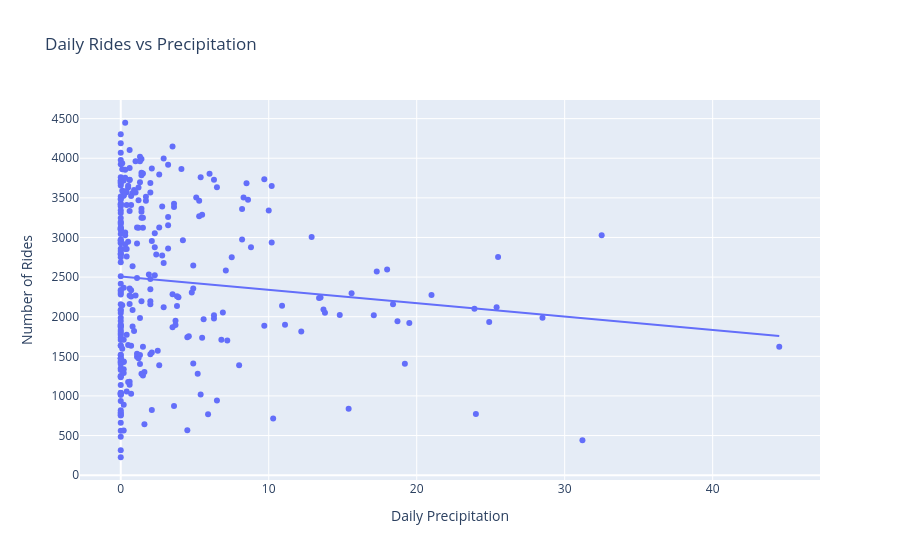

The notebook cell this image was saved under:
### Code cell
fig = px.scatter(
    bike_weather_daily,
    x="precipitation_sum",
    y="number_of_rides",
    trendline="ols",
    title="Daily Rides vs Precipitation"
)

fig.update_layout(
    xaxis_title="Daily Precipitation",
    yaxis_title="Number of Rides"
)

fig.show()

### Figure 1 — Plotly figure (JSON) as saved in the notebook; plotly's stock layout.template omitted (floating-point values rounded to 4 significant figures; data arrays with more than 128 entries replaced by an {"elided": "..."} marker saying what was removed)
{"data": [{"hovertemplate": "precipitation_sum=%{x}<br>number_of_rides=%{y}<extra></extra>", "legendgroup": "", "marker": {"color": "#636efa", "symbol": "circle"}, "mode": "markers", "name": "", "orientation": "v", "showlegend": false, "type": "scatter", "x": {"elided": "303 float values"}, "xaxis": "x", "y": {"elided": "303 int values"}, "yaxis": "y"}, {"hovertemplate": "<b>OLS trendline</b><br>number_of_rides = -16.8683 * precipitation_sum + 2508.57<br>R<sup>2</sup>=0.010971<br><br>precipitation_sum=%{x}<br>number_of_rides=%{y} <b>(trend)</b><extra></extra>", "legendgroup": "", "marker": {"color": "#636efa", "symbol": "circle"}, "mode": "lines", "name": "", "showlegend": false, "type": "scatter", "x": {"elided": "303 float values"}, "xaxis": "x", "y": {"elided": "303 float values"}, "yaxis": "y"}], "layout": {"legend": {"tracegroupgap": 0}, "title": {"text": "Daily Rides vs Precipitation"}, "xaxis": {"anchor": "y", "domain": [0, 1], "title": {"text": "Daily Precipitation"}}, "yaxis": {"anchor": "x", "domain": [0, 1], "title": {"text": "Number of Rides"}}}}
